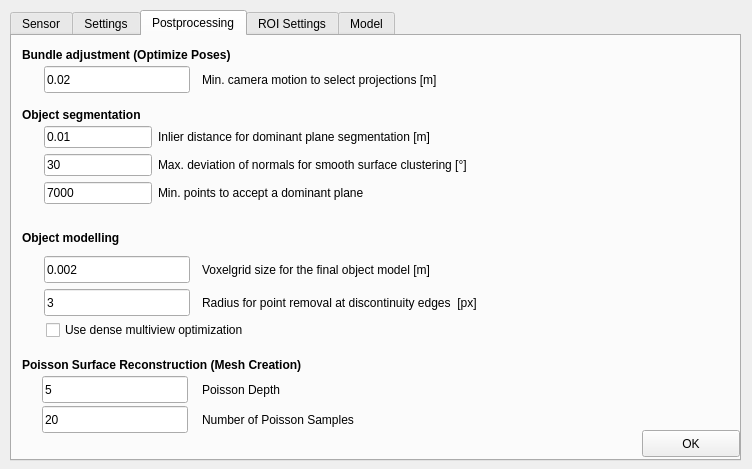
<?xml version="1.0" encoding="UTF-8"?>
<ui version="4.0">
 <class>Params</class>
 <widget class="QWidget" name="Params">
  <property name="geometry">
   <rect>
    <x>0</x>
    <y>0</y>
    <width>752</width>
    <height>469</height>
   </rect>
  </property>
  <property name="windowTitle">
   <string>Preferences</string>
  </property>
  <widget class="QTabWidget" name="Tracker">
   <property name="geometry">
    <rect>
     <x>10</x>
     <y>10</y>
     <width>731</width>
     <height>451</height>
    </rect>
   </property>
   <property name="currentIndex">
    <number>2</number>
   </property>
   <widget class="QWidget" name="sensorTab">
    <attribute name="title">
     <string>Sensor</string>
    </attribute>
    <widget class="QGroupBox" name="rgbGroupBox">
     <property name="geometry">
      <rect>
       <x>10</x>
       <y>10</y>
       <width>341</width>
       <height>341</height>
      </rect>
     </property>
     <property name="title">
      <string>OpenNI camera parameter</string>
     </property>
     <widget class="QWidget" name="gridLayoutWidget_3">
      <property name="geometry">
       <rect>
        <x>10</x>
        <y>30</y>
        <width>331</width>
        <height>81</height>
       </rect>
      </property>
      <layout class="QGridLayout" name="rgbLayout">
       <item row="0" column="0">
        <widget class="QLabel" name="fRgbLabel">
         <property name="text">
          <string>Focal lengths</string>
         </property>
        </widget>
       </item>
       <item row="1" column="1">
        <widget class="QLineEdit" name="cuRgbEdit">
         <property name="text">
          <string>320</string>
         </property>
        </widget>
       </item>
       <item row="0" column="1">
        <widget class="QLineEdit" name="fuRgbEdit">
         <property name="text">
          <string>525</string>
         </property>
        </widget>
       </item>
       <item row="0" column="2">
        <widget class="QLineEdit" name="fvRgbEdit">
         <property name="text">
          <string>525</string>
         </property>
        </widget>
       </item>
       <item row="1" column="0">
        <widget class="QLabel" name="cRgbLabel">
         <property name="text">
          <string>Principal point</string>
         </property>
        </widget>
       </item>
       <item row="1" column="2">
        <widget class="QLineEdit" name="cvRgbEdit">
         <property name="text">
          <string>240</string>
         </property>
        </widget>
       </item>
      </layout>
     </widget>
    </widget>
    <widget class="QPushButton" name="applyButton">
     <property name="geometry">
      <rect>
       <x>590</x>
       <y>320</y>
       <width>98</width>
       <height>27</height>
      </rect>
     </property>
     <property name="text">
      <string>Apply</string>
     </property>
    </widget>
   </widget>
   <widget class="QWidget" name="ioTab">
    <attribute name="title">
     <string>Settings</string>
    </attribute>
    <widget class="QGroupBox" name="groupBox">
     <property name="geometry">
      <rect>
       <x>10</x>
       <y>10</y>
       <width>701</width>
       <height>61</height>
      </rect>
     </property>
     <property name="title">
      <string>Path and model name</string>
     </property>
     <widget class="QLineEdit" name="editRGBDPath">
      <property name="geometry">
       <rect>
        <x>20</x>
        <y>30</y>
        <width>621</width>
        <height>27</height>
       </rect>
      </property>
      <property name="text">
       <string>./data</string>
      </property>
     </widget>
     <widget class="QPushButton" name="pushFindRGBDPath">
      <property name="geometry">
       <rect>
        <x>650</x>
        <y>30</y>
        <width>31</width>
        <height>27</height>
       </rect>
      </property>
      <property name="text">
       <string>...</string>
      </property>
     </widget>
    </widget>
    <widget class="QLabel" name="label_4">
     <property name="geometry">
      <rect>
       <x>10</x>
       <y>120</y>
       <width>241</width>
       <height>17</height>
      </rect>
     </property>
     <property name="font">
      <font>
       <weight>75</weight>
       <bold>true</bold>
      </font>
     </property>
     <property name="text">
      <string>Data logging</string>
     </property>
    </widget>
    <widget class="QWidget" name="layoutWidget10">
     <property name="geometry">
      <rect>
       <x>30</x>
       <y>145</y>
       <width>562</width>
       <height>184</height>
      </rect>
     </property>
     <layout class="QFormLayout" name="formLayout">
      <item row="0" column="0">
       <widget class="QCheckBox" name="logPointClouds">
        <property name="text">
         <string>log point clouds</string>
        </property>
        <property name="checked">
         <bool>true</bool>
        </property>
       </widget>
      </item>
      <item row="2" column="0">
       <widget class="QLineEdit" name="logDeltaAngle">
        <property name="text">
         <string>15</string>
        </property>
       </widget>
      </item>
      <item row="2" column="1">
       <widget class="QLabel" name="label">
        <property name="text">
         <string>Min. delta angle to log an image</string>
        </property>
       </widget>
      </item>
      <item row="3" column="0">
       <widget class="QLineEdit" name="logDeltaDistance">
        <property name="text">
         <string>1.0</string>
        </property>
       </widget>
      </item>
      <item row="3" column="1">
       <widget class="QLabel" name="label_2">
        <property name="text">
         <string>Min. delta camera distance to log an image</string>
        </property>
       </widget>
      </item>
      <item row="4" column="0">
       <widget class="QLineEdit" name="prevVoxelGridSize">
        <property name="text">
         <string>0.01</string>
        </property>
       </widget>
      </item>
      <item row="4" column="1">
       <widget class="QLabel" name="label_3">
        <property name="text">
         <string>Preview voxel grid size</string>
        </property>
       </widget>
      </item>
      <item row="5" column="0">
       <widget class="QLineEdit" name="prevZCutOff">
        <property name="text">
         <string>2.0</string>
        </property>
       </widget>
      </item>
      <item row="5" column="1">
       <widget class="QLabel" name="label_5">
        <property name="text">
         <string>Preview point cloud z-value cut off (camera coordinates)</string>
        </property>
       </widget>
      </item>
      <item row="1" column="0">
       <widget class="QCheckBox" name="createPreviewCloud">
        <property name="text">
         <string>create prev. cloud</string>
        </property>
        <property name="checked">
         <bool>true</bool>
        </property>
       </widget>
      </item>
     </layout>
    </widget>
    <widget class="QLineEdit" name="editModelName">
     <property name="geometry">
      <rect>
       <x>30</x>
       <y>73</y>
       <width>621</width>
       <height>27</height>
      </rect>
     </property>
     <property name="text">
      <string>modelname</string>
     </property>
    </widget>
   </widget>
   <widget class="QWidget" name="tab">
    <attribute name="title">
     <string>Postprocessing</string>
    </attribute>
    <widget class="QLabel" name="label_6">
     <property name="geometry">
      <rect>
       <x>10</x>
       <y>10</y>
       <width>281</width>
       <height>17</height>
      </rect>
     </property>
     <property name="font">
      <font>
       <weight>75</weight>
       <bold>true</bold>
      </font>
     </property>
     <property name="text">
      <string>Bundle adjustment (Optimize Poses)</string>
     </property>
    </widget>
    <widget class="QLabel" name="label_7">
     <property name="geometry">
      <rect>
       <x>10</x>
       <y>70</y>
       <width>281</width>
       <height>17</height>
      </rect>
     </property>
     <property name="font">
      <font>
       <weight>75</weight>
       <bold>true</bold>
      </font>
     </property>
     <property name="text">
      <string>Object segmentation</string>
     </property>
    </widget>
    <widget class="QLineEdit" name="distCamAddProjections">
     <property name="geometry">
      <rect>
       <x>32</x>
       <y>30</y>
       <width>146</width>
       <height>27</height>
      </rect>
     </property>
     <property name="text">
      <string>0.02</string>
     </property>
    </widget>
    <widget class="QLabel" name="label_8">
     <property name="geometry">
      <rect>
       <x>190</x>
       <y>30</y>
       <width>402</width>
       <height>27</height>
      </rect>
     </property>
     <property name="text">
      <string>Min. camera motion to select projections [m]</string>
     </property>
    </widget>
    <widget class="QLabel" name="label_12">
     <property name="geometry">
      <rect>
       <x>10</x>
       <y>193</y>
       <width>281</width>
       <height>17</height>
      </rect>
     </property>
     <property name="font">
      <font>
       <weight>75</weight>
       <bold>true</bold>
      </font>
     </property>
     <property name="text">
      <string>Object modelling</string>
     </property>
    </widget>
    <widget class="QLineEdit" name="vxSizeObject">
     <property name="geometry">
      <rect>
       <x>32</x>
       <y>220</y>
       <width>146</width>
       <height>27</height>
      </rect>
     </property>
     <property name="text">
      <string>0.002</string>
     </property>
    </widget>
    <widget class="QLabel" name="label_13">
     <property name="geometry">
      <rect>
       <x>190</x>
       <y>220</y>
       <width>402</width>
       <height>27</height>
      </rect>
     </property>
     <property name="text">
      <string>Voxelgrid size for the final object model [m]</string>
     </property>
    </widget>
    <widget class="QWidget" name="layoutWidget11">
     <property name="geometry">
      <rect>
       <x>32</x>
       <y>90</y>
       <width>581</width>
       <height>95</height>
      </rect>
     </property>
     <layout class="QFormLayout" name="formLayout_2">
      <item row="0" column="0">
       <widget class="QLineEdit" name="inlDistPlane">
        <property name="text">
         <string>0.01</string>
        </property>
       </widget>
      </item>
      <item row="0" column="1">
       <widget class="QLabel" name="label_9">
        <property name="text">
         <string>Inlier distance for dominant plane segmentation [m]</string>
        </property>
       </widget>
      </item>
      <item row="1" column="0">
       <widget class="QLineEdit" name="thrAngle">
        <property name="text">
         <string>30</string>
        </property>
       </widget>
      </item>
      <item row="1" column="1">
       <widget class="QLabel" name="label_11">
        <property name="text">
         <string>Max. deviation of normals for smooth surface clustering [°]</string>
        </property>
       </widget>
      </item>
      <item row="2" column="0">
       <widget class="QLineEdit" name="minPointsPlane">
        <property name="text">
         <string>7000</string>
        </property>
       </widget>
      </item>
      <item row="2" column="1">
       <widget class="QLabel" name="label_10">
        <property name="text">
         <string>Min. points to accept a dominant plane</string>
        </property>
       </widget>
      </item>
     </layout>
    </widget>
    <widget class="QCheckBox" name="use_dense_mv">
     <property name="geometry">
      <rect>
       <x>34</x>
       <y>283</y>
       <width>281</width>
       <height>22</height>
      </rect>
     </property>
     <property name="text">
      <string>Use dense multiview optimization</string>
     </property>
    </widget>
    <widget class="QLabel" name="label_18">
     <property name="geometry">
      <rect>
       <x>190</x>
       <y>253</y>
       <width>402</width>
       <height>27</height>
      </rect>
     </property>
     <property name="text">
      <string>Radius for point removal at discontinuity edges  [px]</string>
     </property>
    </widget>
    <widget class="QLineEdit" name="edge_radius_px">
     <property name="geometry">
      <rect>
       <x>32</x>
       <y>253</y>
       <width>146</width>
       <height>27</height>
      </rect>
     </property>
     <property name="text">
      <string>3</string>
     </property>
    </widget>
    <widget class="QLabel" name="label_21">
     <property name="geometry">
      <rect>
       <x>10</x>
       <y>320</y>
       <width>401</width>
       <height>17</height>
      </rect>
     </property>
     <property name="font">
      <font>
       <weight>75</weight>
       <bold>true</bold>
      </font>
     </property>
     <property name="text">
      <string>Poisson Surface Reconstruction (Mesh Creation)</string>
     </property>
    </widget>
    <widget class="QLineEdit" name="poissonDepth">
     <property name="geometry">
      <rect>
       <x>30</x>
       <y>340</y>
       <width>146</width>
       <height>27</height>
      </rect>
     </property>
     <property name="text">
      <string>5</string>
     </property>
    </widget>
    <widget class="QLineEdit" name="poissonNrSamples">
     <property name="geometry">
      <rect>
       <x>30</x>
       <y>370</y>
       <width>146</width>
       <height>27</height>
      </rect>
     </property>
     <property name="text">
      <string>20</string>
     </property>
    </widget>
    <widget class="QLabel" name="label_22">
     <property name="geometry">
      <rect>
       <x>190</x>
       <y>340</y>
       <width>402</width>
       <height>27</height>
      </rect>
     </property>
     <property name="text">
      <string>Poisson Depth</string>
     </property>
    </widget>
    <widget class="QLabel" name="label_23">
     <property name="geometry">
      <rect>
       <x>190</x>
       <y>370</y>
       <width>402</width>
       <height>27</height>
      </rect>
     </property>
     <property name="text">
      <string>Number of Poisson Samples</string>
     </property>
    </widget>
   </widget>
   <widget class="QWidget" name="tab_5">
    <attribute name="title">
     <string>ROI Settings</string>
    </attribute>
    <widget class="QLabel" name="label_14">
     <property name="geometry">
      <rect>
       <x>9</x>
       <y>12</y>
       <width>281</width>
       <height>17</height>
      </rect>
     </property>
     <property name="font">
      <font>
       <weight>75</weight>
       <bold>true</bold>
      </font>
     </property>
     <property name="text">
      <string>Region of interesst (ROI)</string>
     </property>
    </widget>
    <widget class="QWidget" name="layoutWidget11_2">
     <property name="geometry">
      <rect>
       <x>31</x>
       <y>45</y>
       <width>581</width>
       <height>95</height>
      </rect>
     </property>
     <layout class="QFormLayout" name="formLayout_3">
      <item row="0" column="0">
       <widget class="QLineEdit" name="roi_scale_xy">
        <property name="text">
         <string>0.75</string>
        </property>
       </widget>
      </item>
      <item row="0" column="1">
       <widget class="QLabel" name="label_15">
        <property name="text">
         <string>XY-scale depending on the selected plane</string>
        </property>
       </widget>
      </item>
      <item row="1" column="0">
       <widget class="QLineEdit" name="roi_scale_height">
        <property name="text">
         <string>0.75</string>
        </property>
       </widget>
      </item>
      <item row="1" column="1">
       <widget class="QLabel" name="label_16">
        <property name="text">
         <string>Height-scale depending on the selected plane</string>
        </property>
       </widget>
      </item>
      <item row="2" column="0">
       <widget class="QLineEdit" name="roi_offs">
        <property name="text">
         <string>0.008</string>
        </property>
       </widget>
      </item>
      <item row="2" column="1">
       <widget class="QLabel" name="label_17">
        <property name="text">
         <string>Offset for segmentation [m]</string>
        </property>
       </widget>
      </item>
     </layout>
    </widget>
    <widget class="QCheckBox" name="use_roi_segm">
     <property name="geometry">
      <rect>
       <x>30</x>
       <y>150</y>
       <width>311</width>
       <height>22</height>
      </rect>
     </property>
     <property name="text">
      <string>Use ROI for object segmentation</string>
     </property>
     <property name="checked">
      <bool>true</bool>
     </property>
    </widget>
   </widget>
   <widget class="QWidget" name="tab_2">
    <attribute name="title">
     <string>Model</string>
    </attribute>
    <widget class="QLabel" name="label_19">
     <property name="geometry">
      <rect>
       <x>180</x>
       <y>80</y>
       <width>427</width>
       <height>27</height>
      </rect>
     </property>
     <property name="text">
      <string>Threshold for codebook clustering</string>
     </property>
    </widget>
    <widget class="QLineEdit" name="model_rnn_thr">
     <property name="geometry">
      <rect>
       <x>28</x>
       <y>80</y>
       <width>146</width>
       <height>27</height>
      </rect>
     </property>
     <property name="text">
      <string>0.55</string>
     </property>
    </widget>
    <widget class="QCheckBox" name="model_create_cb">
     <property name="geometry">
      <rect>
       <x>28</x>
       <y>48</y>
       <width>311</width>
       <height>22</height>
      </rect>
     </property>
     <property name="text">
      <string>Create codebook</string>
     </property>
     <property name="checked">
      <bool>true</bool>
     </property>
    </widget>
    <widget class="QLabel" name="label_20">
     <property name="geometry">
      <rect>
       <x>9</x>
       <y>12</y>
       <width>281</width>
       <height>17</height>
      </rect>
     </property>
     <property name="font">
      <font>
       <weight>75</weight>
       <bold>true</bold>
      </font>
     </property>
     <property name="text">
      <string>Tracking model</string>
     </property>
    </widget>
   </widget>
  </widget>
  <widget class="QPushButton" name="okButton">
   <property name="geometry">
    <rect>
     <x>642</x>
     <y>430</y>
     <width>98</width>
     <height>27</height>
    </rect>
   </property>
   <property name="text">
    <string>OK</string>
   </property>
  </widget>
 </widget>
 <resources/>
 <connections>
  <connection>
   <sender>okButton</sender>
   <signal>clicked()</signal>
   <receiver>Params</receiver>
   <slot>hide()</slot>
   <hints>
    <hint type="sourcelabel">
     <x>530</x>
     <y>418</y>
    </hint>
    <hint type="destinationlabel">
     <x>294</x>
     <y>218</y>
    </hint>
   </hints>
  </connection>
 </connections>
</ui>
